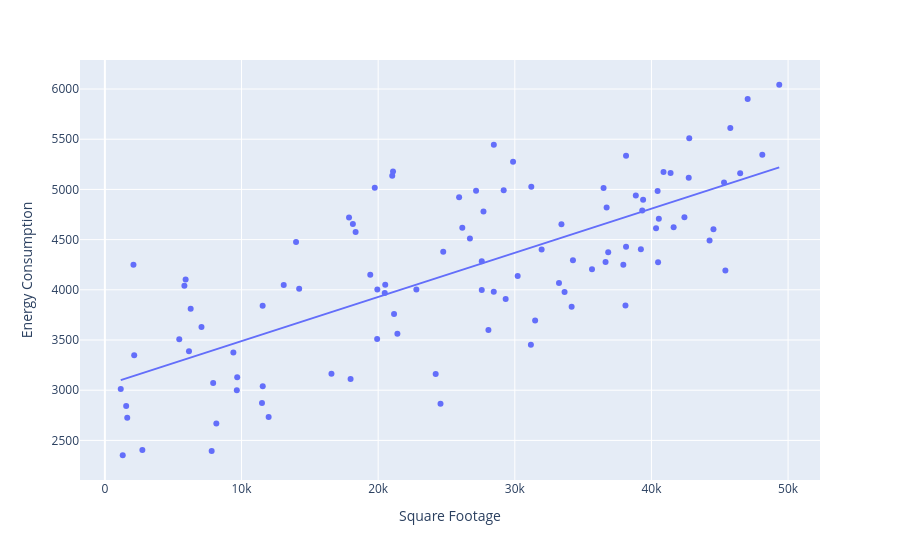

Here is the notebook cell this chart was saved with:
### Code cell
px.scatter(tde,x='Square Footage',y=y_test,trendline='ols')
